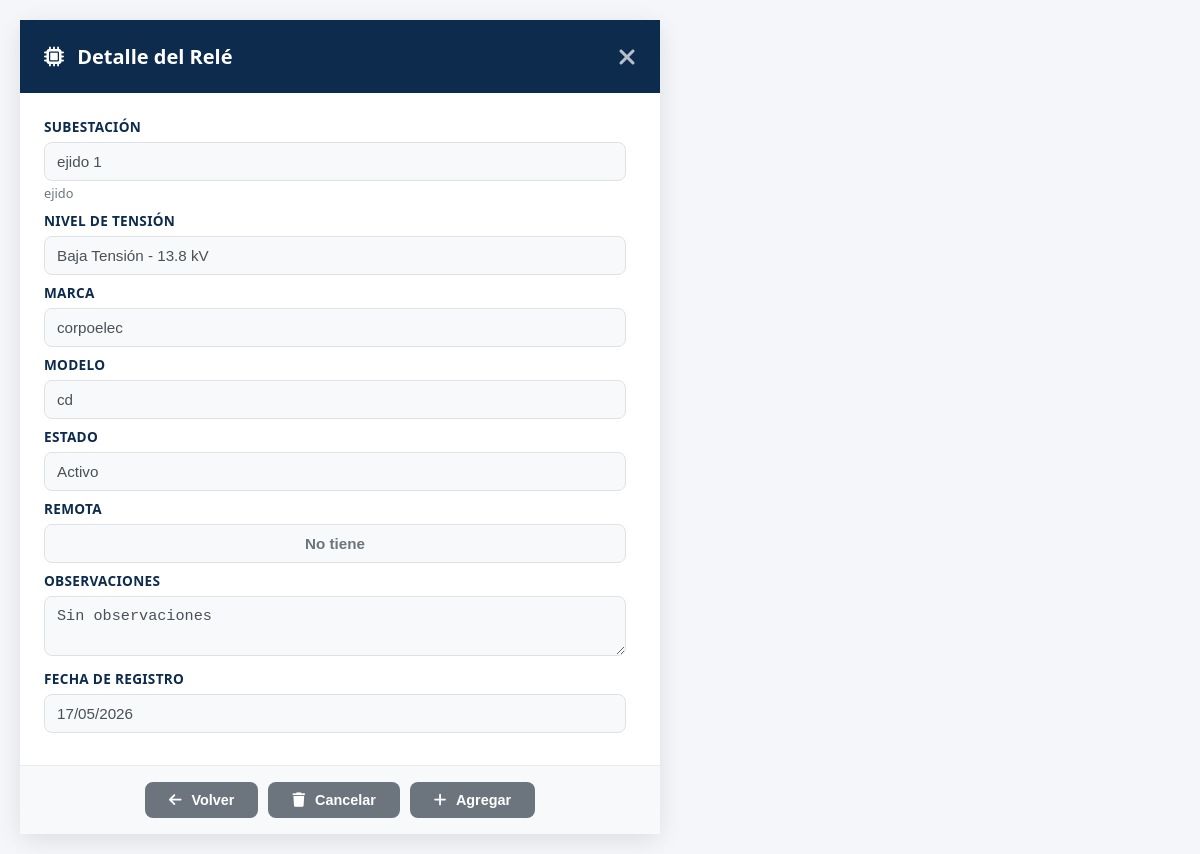
Before: /reles/64/detalle/ (signed in) with the older database file.
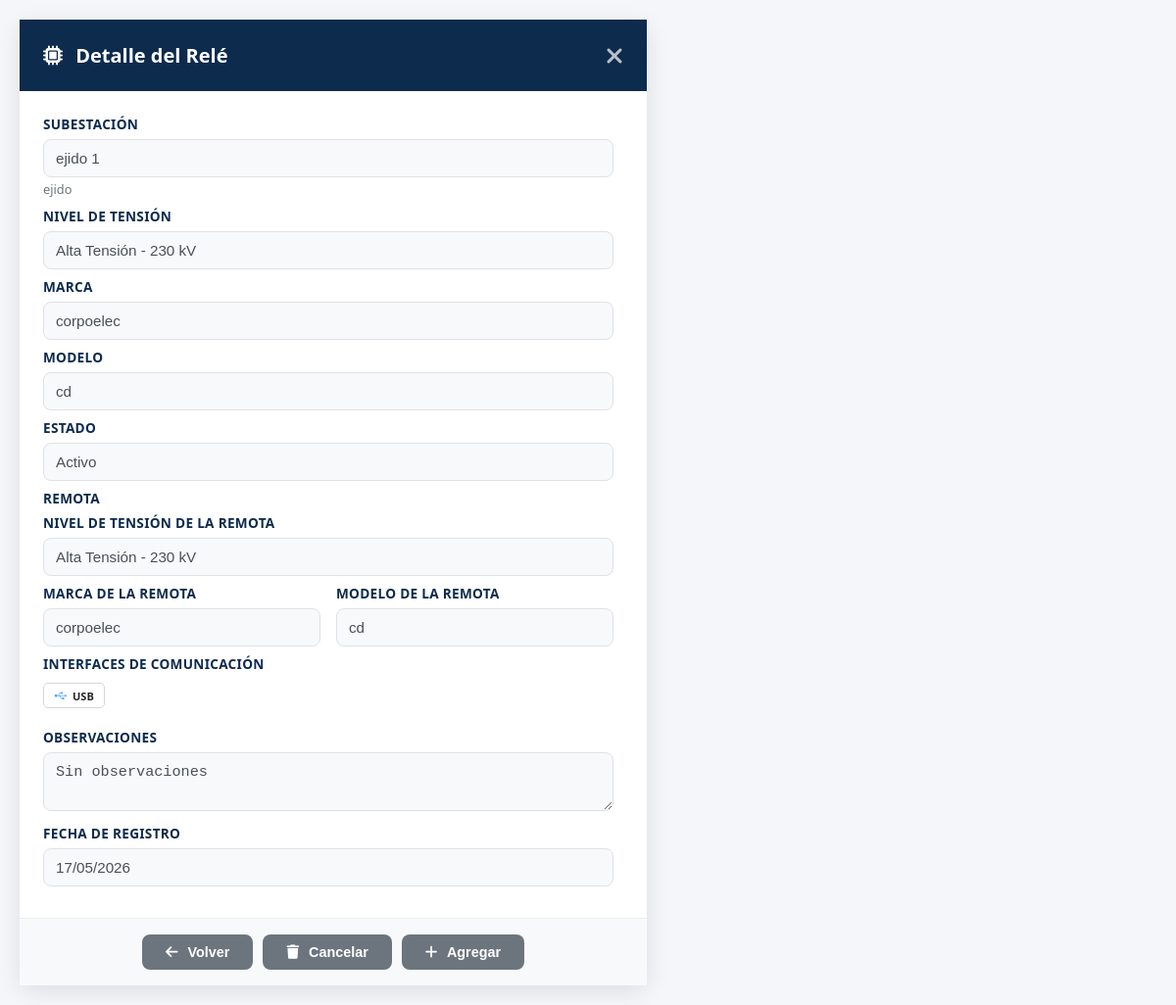
After: the same page with the newer database file.
### equipos/models.py (models this page shows, shortened)
class Rele(models.Model):
    Id_relé = models.AutoField(primary_key=True)  # Identificador único
    Id_Ten = models.ForeignKey(NivelTension, on_delete=models.CASCADE, related_name='reles')  # Nivel de tensión asociado
    Id_Sub_est = models.ForeignKey(Subestacion, on_delete=models.CASCADE, related_name='reles')  # Subestación donde está instalado
    Marca = models.CharField(max_length=100)  # Marca del fabricante
    Modelo = models.CharField(max_length=100)  # Modelo específico del relé
    Estado = models.CharField(max_length=50)  # Estado operativo (Activo/Inactivo/Mantenimiento)
    Observaciones = models.TextField(blank=True)  # Notas adicionales (opcional)
    Imagen = models.ImageField(upload_to='reles/', blank=True, null=True, verbose_name='Imagen del relé')  # Imagen del relé
    Fecha_Reg = models.DateField(auto_now_add=True)  # Fecha de registro automática
    creado_por = models.ForeignKey(User, on_delete=models.SET_NULL, null=True, blank=True, related_name='reles_creados')  # Usuario que creó el registro
    Protocolos = models.ManyToManyField("Protocolo", blank=True, related_name='reles_asociados')  # Protocolos de comunicación configurados
    Puertos = models.ManyToManyField("PuertoComunicacion", blank=True, related_name='reles_asociados')  # Puertos de comunicación configurados
    EsRemoto = models.BooleanField(default=False, verbose_name='¿Posee Remota?')  # Indica si tiene remota asociada
    Remota = models.ForeignKey("Remota", on_delete=models.SET_NULL, null=True, blank=True, related_name='reles_asociados', verbose_name='Remota asociada')
    Puertos_IPs = models.JSONField(default=dict, blank=True, verbose_name='IPs por puerto ETH del relé')
    Remota_IPs = models.JSONField(default=dict, blank=True, verbose_name='IPs por puerto ETH de la remota')
    class Meta:
        verbose_name = 'Relé'
        verbose_name_plural = 'Relés'
        ordering = ['Id_relé']  # Orden por ID ascendente

class NivelTension(models.Model):
    TIPO_CHOICES = [
        ('AT', 'Alta Tensión'),
        ('MT', 'Media Tensión'),
        ('BT', 'Baja Tensión'),
    ]
    NIVEL_CHOICES = [
        ('230kV', '230 kV'),
        ('115kV', '115 kV'),
        ('34.5kV', '34.5 kV'),
        ('13.8kV', '13.8 kV'),
    ]
    Id_Ten = models.AutoField(primary_key=True)  # Identificador único
    Tipo_ten = models.CharField(max_length=5, choices=TIPO_CHOICES, default='AT')  # Tipo de tensión (AT/MT/BT)
    Nivel = models.CharField(max_length=10, choices=NIVEL_CHOICES)  # Valor del nivel (115kV, 34.5kV, etc.)
    Fecha_Reg = models.DateField(auto_now_add=True)  # Fecha de registro automática
    creado_por = models.ForeignKey(User, on_delete=models.SET_NULL, null=True, blank=True, related_name='niveles_tension_creados')  # Usuario que creó el registro
    class Meta:
        verbose_name = 'Nivel de Tensión'
        verbose_name_plural = 'Niveles de Tensión'
        ordering = ['Id_Ten']  # Orden por ID ascendente

class Subestacion(models.Model):
    Id_Sub_est = models.AutoField(primary_key=True)  # Identificador único
    Id_Ten = models.ForeignKey(NivelTension, on_delete=models.CASCADE, related_name='subestaciones')  # Nivel de tensión asociado
    Nombre = models.CharField(max_length=100)  # Nombre de la subestación
    Ubicación = models.CharField(max_length=200)  # Dirección o ubicación física
    Coordenadas = models.CharField(max_length=100, blank=True, verbose_name='Coordenadas')  # Coordenadas GPS (opcional)
    Fecha_Reg = models.DateField(auto_now_add=True)  # Fecha de registro automática
    creado_por = models.ForeignKey(User, on_delete=models.SET_NULL, null=True, blank=True, related_name='subestaciones_creadas')  # Usuario que creó el registro
    class Meta:
        verbose_name = 'Subestación'
        verbose_name_plural = 'Subestaciones'
        ordering = ['Id_Sub_est']  # Orden por ID ascendente

class Remota(models.Model):
    Id_Remota = models.AutoField(primary_key=True)  # Identificador único
    Id_Ten = models.ForeignKey(NivelTension, on_delete=models.CASCADE, related_name='remotas')  # Nivel de tensión asociado
    Marca = models.CharField(max_length=100)  # Marca del fabricante
    Modelo = models.CharField(max_length=100)  # Modelo específico de la remota
    Fecha_Reg = models.DateField(auto_now_add=True)  # Fecha de registro automática
    creado_por = models.ForeignKey(User, on_delete=models.SET_NULL, null=True, blank=True, related_name='remotas_creadas')  # Usuario que creó el registro
    Interfaces = models.ManyToManyField("InterfazDeComunicacion", blank=True, related_name='remotas_asociadas')
    Protocolos = models.ManyToManyField("Protocolo", blank=True, related_name='remotas_asociadas')
    Niveles_Ten = models.ManyToManyField("NivelTension", blank=True, related_name='remotas_multiples')
    class Meta:
        verbose_name = 'Remota'
        verbose_name_plural = 'Remotas'
        ordering = ['Id_Remota']

class PuertoComunicacion(models.Model):
    TIPO_CHOICES = [
        ('ETH', 'Ethernet'),
        ('RS232', 'RS232'),
        ('RS485', 'RS485'),
        ('USB', 'USB'),
        ('FIBRA', 'Fibra Óptica'),
    ]
    Id_Puerto = models.AutoField(primary_key=True)  # Identificador único
    Id_Interfaz = models.ForeignKey(InterfazDeComunicacion, on_delete=models.SET_NULL, null=True, blank=True, related_name='puertos')  # Interface a la que pertenece - SET_NULL permite eliminar interfaz sin borrar puertos
    Tipo = models.CharField(max_length=10, choices=TIPO_CHOICES, default='ETH', verbose_name='Tipo de Puerto')  # Tipo de puerto (enumerado)
    Estado = models.CharField(max_length=50, default='Activo', verbose_name='Estado')  # Estado operativo
    Fecha_Reg = models.DateField(auto_now_add=True)  # Fecha de registro automática
    creado_por = models.ForeignKey(User, on_delete=models.SET_NULL, null=True, blank=True, related_name='puertos_creados')  # Usuario que creó el registro
    class Meta:
        verbose_name = 'Puerto de Comunicación'
        verbose_name_plural = 'Puertos de Comunicación'
        ordering = ['Id_Puerto']  # Orden por ID ascendente

### equipos/views.py (the view)
# urls.py: path('reles/<int:pk>/detalle/', rele_detalle_view, name='rele_detalle'),
@login_required(login_url='/login/')
def rele_detalle_view(request, pk):
    rele = get_object_or_404(Rele, Id_relé=pk)
    if request.GET.get('modal') == '1':
        return render(request, 'rele_detalle_partial.html', {'rele': rele})
    context = {
        'title': f'Detalle de Relé {rele.Id_relé}',
        'rele': rele
    }
    return render(request, 'rele_detalle.html', context)

### equipos/context_processors.py (called while the page is built, shortened)
def permisos_usuario(request):
    if request.user.is_superuser:
        return {
            'permisos_usuario': {'crear': True, 'actualizar': True, 'eliminar': True},
            'puede_crear': True,
            'puede_actualizar': True,
            'puede_eliminar': True,
        }

### templates/rele_detalle.html (shortened to what the changed rows need)
<!DOCTYPE html>
<html lang="es">
<head>
  <link rel="stylesheet" href="https://cdnjs.cloudflare.com/ajax/libs/font-awesome/6.4.0/css/all.min.css">
</head>
<body>
  <div class="card">
    <div class="card-header">
      <h2><i class="fas fa-microchip" style="margin-right:8px;"></i> Detalle del Relé</h2>
    </div>
<div class="card-body">
   <div class="scrollable-content">
    <div class="form-row">
       <div class="form-group">
         <label>Subestación</label>
         <input type="text" value="{{ rele.Id_Sub_est.Nombre }}" readonly>
         <small style="color:#6c757d; font-size:0.8rem;">{{ rele.Id_Sub_est.Ubicación }}</small>
       </div>
     </div>
     <div class="form-row">
       <div class="form-group">
         <label>Nivel de tensión</label>
         <input type="text" value="{{ rele.Id_Ten.get_Tipo_ten_display }} - {{ rele.Id_Ten.get_Nivel_display }}" readonly>
       </div>
     </div>
     <div class="form-row">
       <div class="form-group">
         <label>Marca</label>
         <input type="text" value="{{ rele.Marca }}" readonly>
       </div>
     </div>
     <div class="form-row">
       <div class="form-group">
         <label>Modelo</label>
         <input type="text" value="{{ rele.Modelo }}" readonly>
       </div>
     </div>
     <div class="form-row">
       <div class="form-group">
         <label>Estado</label>
         <input type="text" value="{{ rele.Estado }}" readonly>
       </div>
     </div>
      <div class="form-row">
        <div class="form-group" style="flex-basis:100%;">
          <label>Remota</label>
          {% if rele.EsRemoto and rele.Remota %}
            <div class="form-row">
              <div class="form-group">
                <label>Nivel de tensión de la remota</label>
                <input type="text" value="{{ rele.Remota.Id_Ten.get_Tipo_ten_display }} - {{ rele.Remota.Id_Ten.get_Nivel_display }}" readonly>
              </div>
            </div>
            <div class="form-row">
              <div class="form-group">
                <label>Marca de la remota</label>
                <input type="text" value="{{ rele.Remota.Marca }}" readonly>
              </div>
              <div class="form-group">
                <label>Modelo de la remota</label>
                <input type="text" value="{{ rele.Remota.Modelo }}" readonly>
              </div>
            </div>
            <div class="form-row">
              <div class="form-group" style="flex-basis:100%;">
                <label>Interfaces de Comunicación</label>
                {% with interfaces=rele.Remota.Interfaces.all %}
                  {% if interfaces %}
                    <div class="puertos-container">
                      {% for interfaz in interfaces %}
                        {% for puerto in interfaz.puertos.all %}
                          <span class="puerto-badge">
                            <span class="puerto-icon">
                              {% if puerto.Tipo == 'USB' %}<i class="fab fa-usb"></i>{% endif %}
                            </span>
                            <span class="puerto-text">{{ puerto.get_Tipo_display }}</span>
                          </span>
                        {% empty %}
                          <span class="no-data">Sin puertos</span>
                        {% endfor %}
                      {% endfor %}
                    </div>
                  {% else %}
                    <span class="no-data">Sin interfaces asignadas</span>
                  {% endif %}
                {% endwith %}
              </div>
            </div>
          {% else %}
            <input type="text" value="No tiene" readonly style="text-align:center; color:#6c757d; font-weight:600;">
          {% endif %}
        </div>
      </div>
     <div class="form-row">
       <div class="form-group" style="flex-basis:100%;">
         <label>Observaciones</label>
         <textarea readonly>{{ rele.Observaciones|default:"Sin observaciones" }}</textarea>
       </div>
     </div>
     <div class="form-row">
       <div class="form-group">
         <label>Fecha de registro</label>
         <input type="text" value="{{ rele.Fecha_Reg|date:'d/m/Y' }}" readonly>
       </div>
     </div>
   </div>
 </div>
  </div>
</body>
</html>

Changed rows visible on the page:
changed Rele "corpoelec": Id_Ten.Tipo_ten "Baja Tensión - 13.8 kV" → "Alta Tensión - 230 kV"; Remota_id empty → 18 (drawn); Remota.Id_Ten.Tipo_ten (not shown) → "Alta Tensión - 230 kV"; Remota.Marca (not shown) → "corpoelec"; Remota.Modelo (not shown) → "cd"
now on this page (row unchanged): PuertoComunicacion: Tipo "USB"
Other visible differences:
form field value: "No tiene" → (not shown)
text now shown: "NIVEL DE TENSIÓN DE LA REMOTA MARCA DE LA REMOTA MODELO DE LA REMOTA INTERFACES DE COMUNICACIÓN"
